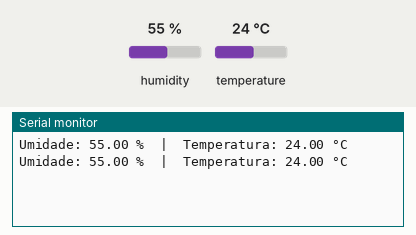
Bench run of a sketch on a simulated Arduino Uno, built with avr-gcc and run on an emulated ATmega328P. On the bench: the last lines printed to the serial monitor. The test bench sets the inputs (shaded band); at power-on: humidity 55 %, temperature 24 °C.

Above: at 2.8 s.
2.9 s: humidity set to 22 %
At 4.4 s:
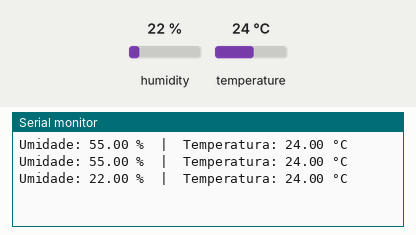
5.6 s: temperature set to 12 °C
At 7.4 s:
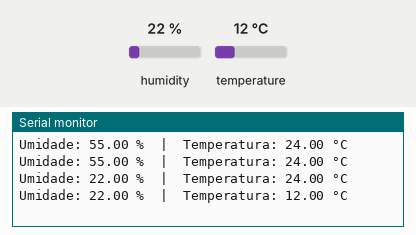
8.3 s: humidity set to 40 %
At 10.9 s:
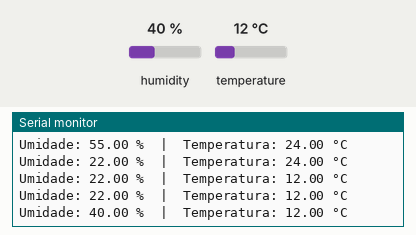
Timing chart, 0 to 12.4 s (numbered marks = the images above; inputs shaded):
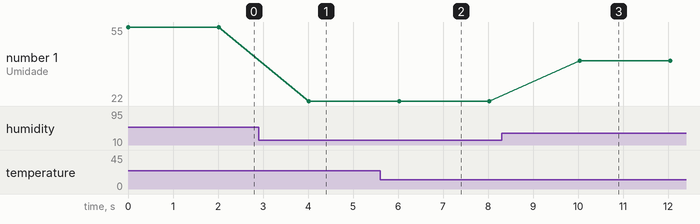

Measured:
- after the input at 2.9 s, the serial monitor: prints a new line after 1.1 s (image 1)
- after the input at 5.6 s, the serial monitor: prints a new line after 0.43 s (image 2)
- after the input at 8.3 s, the serial monitor: prints a new line after 1.7 s (image 3)
- plotted number 1: 55 → 22 after the input at 2.9 s, 22 → 40 after the input at 8.3 s

The sketch:

wokwi.ino
```cpp
#include <DHT.h>

#define DHTPIN 15
#define DHTTYPE DHT22

DHT dht(DHTPIN, DHTTYPE);

void setup() {
  Serial.begin(115200);
  dht.begin();
}

// nesse codigo de exemplo apenas lê a humidade e a temperatura
void loop() {
  float h = dht.readHumidity();
  float t = dht.readTemperature();

  if (isnan(h) || isnan(t)) {
    Serial.println("Erro ao ler DHT22!");
    return;
  }

  Serial.print("Umidade: ");
  Serial.print(h);
  Serial.print(" %  |  ");

  Serial.print("Temperatura: ");
  Serial.print(t);
  Serial.println(" °C");

  delay(2000);
}
```
